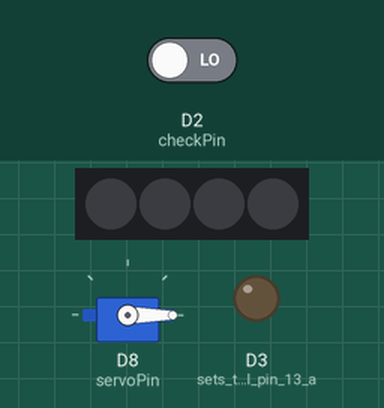
Bench run of a sketch on a simulated ESP8266 (NodeMCU). Shown: servo, 4 RGB LEDs in strip order, left to right, output pins drawn as LEDs (lit = HIGH). Inputs (shaded band) come from the test bench; at power-on: D2 (checkPin) LOW. Dim RGB values are drawn brighter than linear; what the sketch prints to the serial monitor is not drawn.

Above: at 1.2 s.
1.3 s: D2 (checkPin) driven HIGH
At 1.69 s:
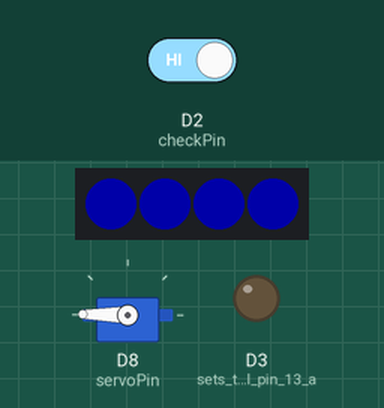
4.3 s: D2 (checkPin) driven LOW
At 4.6 s:
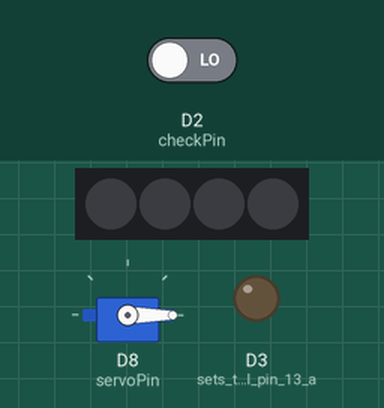
5.8 s: D2 (checkPin) driven HIGH
At 7.34 s:
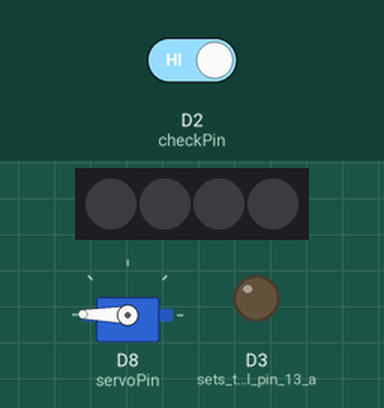
Timing chart, 0 to 14.8 s (numbered marks = the images above; inputs shaded):
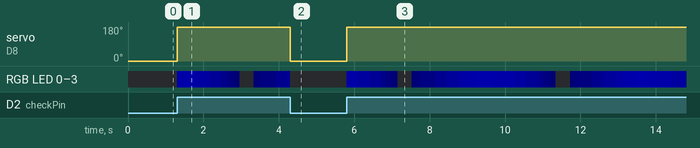

The sketch:

wirelessChargeController.ino
```cpp
#include <Adafruit_NeoPixel.h>
#include <Servo.h>

#define checkPin D2
#define ledPin D5
#define numLeds 4
#define servoPin D8

Servo myservo; // create servo object to control a servo

int frame = 0;
float MaximumBrightness = 50;
float SpeedFactor = 0.008; // I don't actually know what would look good
float StepDelay = 5; // ms for a step delay on the ligh

Adafruit_NeoPixel strip = Adafruit_NeoPixel(numLeds, ledPin, NEO_GRB + NEO_KHZ400);
  // put your setup code here, to run once:
  void setup() {
  pinMode(D3, OUTPUT);    // sets the digital pin 13 as output
  pinMode(D2, INPUT);
  myservo.attach(servoPin);
  strip.begin();
  strip.setBrightness(85);  // Lower brightness and save eyeballs!
  strip.show(); // Initialize all pixels to 'off'
  Serial.begin(9600);
  Serial.println("starting");
}

void loop() {
  // put your main code here, to run repeatedly:
  int val = digitalRead(D2);
  float intensity = (sin(frame * SpeedFactor)+1)/2 * MaximumBrightness;
  if(val){
      strip.setBrightness(intensity);
      myservo.write(179);
  }else{
      myservo.write(0);
      strip.setBrightness(0);
  }

  for (int ledNumber=0; ledNumber<numLeds; ledNumber++) {
    strip.setPixelColor(ledNumber, 0, 0, 255);
  }
  strip.show();
  //Wait a bit before continuing to breathe
  delay(StepDelay);
  frame += 1;

}

/* Controlling a servo position using a potentiometer (variable resistor) */
```

Measured:
- after the input at 1.3 s, servo on D8 (servoPin): 0° → 179° at once
- after the input at 4.3 s, servo on D8 (servoPin): 179° → 0° at once
- after the input at 5.8 s, servo on D8 (servoPin): 0° → 179° at once; RGB LED 0–3: off → RGB(0, 0, 41) at once, → RGB(0, 0, 31) 0.30 s later, → RGB(0, 0, 20) 0.30 s later, → RGB(0, 0, 10) 0.30 s later, … (65 changes in this stretch)
